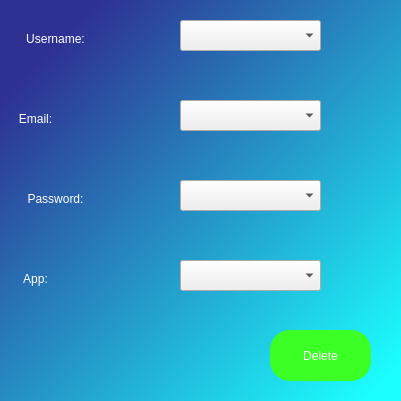
<?xml version="1.0" encoding="UTF-8"?>
<ui version="4.0">
 <class>Dialog</class>
 <widget class="QDialog" name="Dialog">
  <property name="geometry">
   <rect>
    <x>0</x>
    <y>0</y>
    <width>401</width>
    <height>401</height>
   </rect>
  </property>
  <property name="windowTitle">
   <string>Dialog</string>
  </property>
  <widget class="QWidget" name="widgetBackground" native="true">
   <property name="geometry">
    <rect>
     <x>0</x>
     <y>0</y>
     <width>401</width>
     <height>401</height>
    </rect>
   </property>
   <property name="styleSheet">
    <string notr="true">QWidget#widgetBackground{
background-color:qlineargradient(spread:pad, x1:0.118751, y1:0.131, x2:0.960452, y2:0.954, stop:0 rgba(46, 49, 146, 255), stop:1 rgba(27, 255, 255, 255))}</string>
   </property>
   <widget class="QLabel" name="labelUsername">
    <property name="geometry">
     <rect>
      <x>0</x>
      <y>10</y>
      <width>111</width>
      <height>58</height>
     </rect>
    </property>
    <property name="styleSheet">
     <string notr="true">font: 15pt &quot;MS Shell Dlg 2&quot;;
color: rgb(255, 255, 255);</string>
    </property>
    <property name="text">
     <string>Username:</string>
    </property>
    <property name="alignment">
     <set>Qt::AlignCenter</set>
    </property>
   </widget>
   <widget class="QLabel" name="labelEmail">
    <property name="geometry">
     <rect>
      <x>-20</x>
      <y>90</y>
      <width>111</width>
      <height>58</height>
     </rect>
    </property>
    <property name="styleSheet">
     <string notr="true">font: 15pt &quot;MS Shell Dlg 2&quot;;
color: rgb(255, 255, 255);</string>
    </property>
    <property name="text">
     <string>Email:</string>
    </property>
    <property name="alignment">
     <set>Qt::AlignCenter</set>
    </property>
   </widget>
   <widget class="QLabel" name="labelPassword">
    <property name="geometry">
     <rect>
      <x>0</x>
      <y>170</y>
      <width>111</width>
      <height>58</height>
     </rect>
    </property>
    <property name="styleSheet">
     <string notr="true">font: 15pt &quot;MS Shell Dlg 2&quot;;
color: rgb(255, 255, 255);</string>
    </property>
    <property name="text">
     <string>Password:</string>
    </property>
    <property name="alignment">
     <set>Qt::AlignCenter</set>
    </property>
   </widget>
   <widget class="QLabel" name="labelApp">
    <property name="geometry">
     <rect>
      <x>-20</x>
      <y>250</y>
      <width>111</width>
      <height>58</height>
     </rect>
    </property>
    <property name="styleSheet">
     <string notr="true">font: 15pt &quot;MS Shell Dlg 2&quot;;
color: rgb(255, 255, 255);</string>
    </property>
    <property name="text">
     <string>App:</string>
    </property>
    <property name="alignment">
     <set>Qt::AlignCenter</set>
    </property>
   </widget>
   <widget class="QPushButton" name="pushButtonDelete">
    <property name="enabled">
     <bool>true</bool>
    </property>
    <property name="geometry">
     <rect>
      <x>270</x>
      <y>330</y>
      <width>101</width>
      <height>51</height>
     </rect>
    </property>
    <property name="styleSheet">
     <string notr="true">color:rgb(255, 255, 255);
background-color:rgb(59, 255, 37);
font: 14pt &quot;MS Shell Dlg 2&quot;;
border-radius:20px;</string>
    </property>
    <property name="text">
     <string>Delete</string>
    </property>
   </widget>
   <widget class="QComboBox" name="comboBoxUsername">
    <property name="geometry">
     <rect>
      <x>180</x>
      <y>20</y>
      <width>141</width>
      <height>31</height>
     </rect>
    </property>
   </widget>
   <widget class="QComboBox" name="comboBoxEmail">
    <property name="geometry">
     <rect>
      <x>180</x>
      <y>100</y>
      <width>141</width>
      <height>31</height>
     </rect>
    </property>
   </widget>
   <widget class="QComboBox" name="comboBoxPassword">
    <property name="geometry">
     <rect>
      <x>180</x>
      <y>180</y>
      <width>141</width>
      <height>31</height>
     </rect>
    </property>
   </widget>
   <widget class="QComboBox" name="comboBoxApp">
    <property name="geometry">
     <rect>
      <x>180</x>
      <y>260</y>
      <width>141</width>
      <height>31</height>
     </rect>
    </property>
   </widget>
  </widget>
 </widget>
 <resources/>
 <connections/>
</ui>
